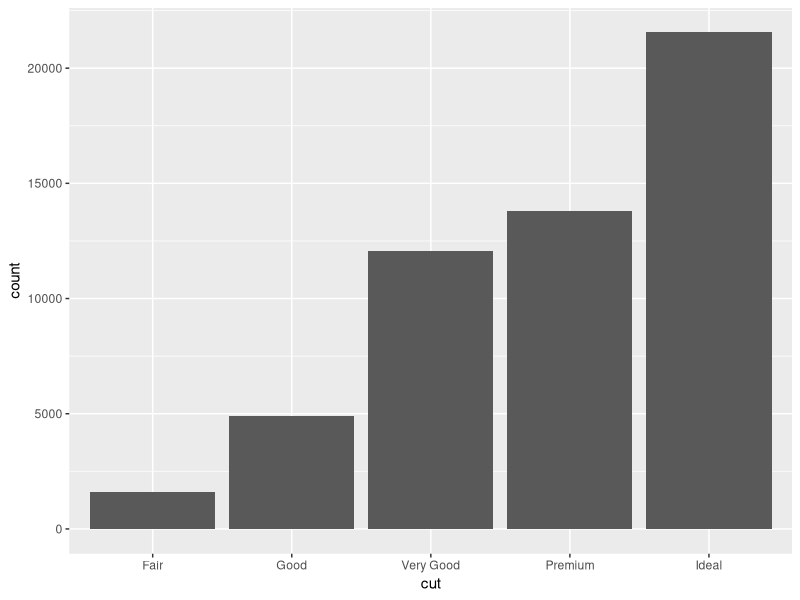
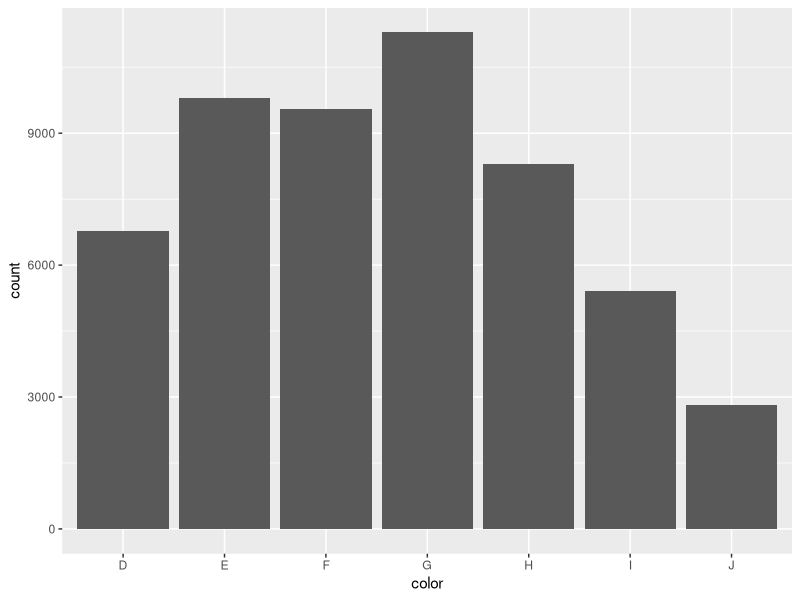
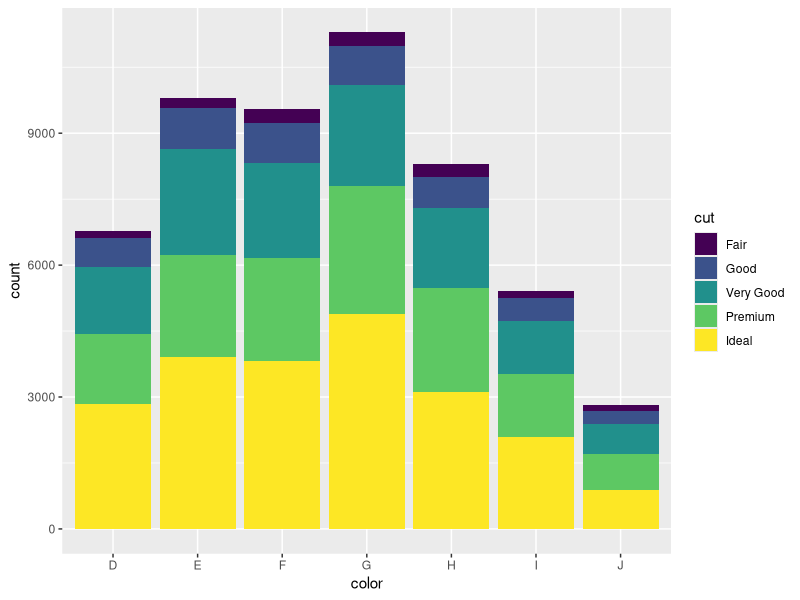
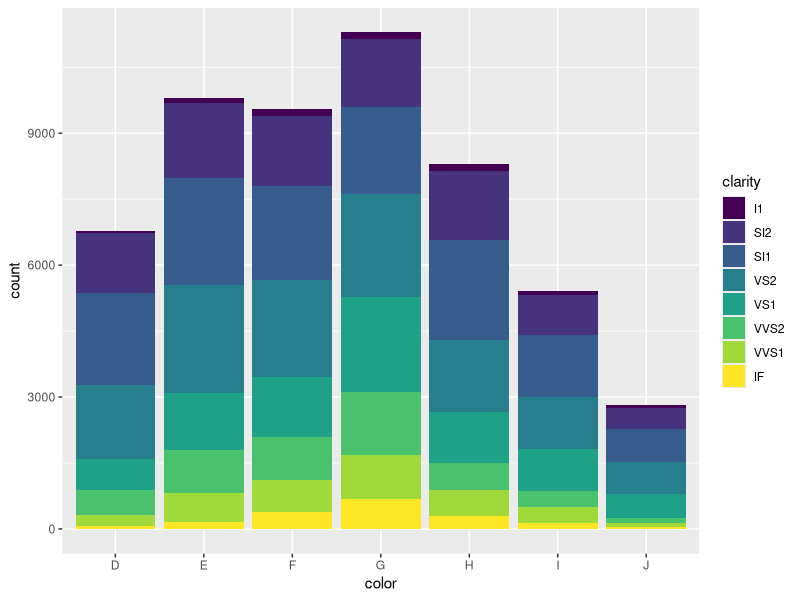
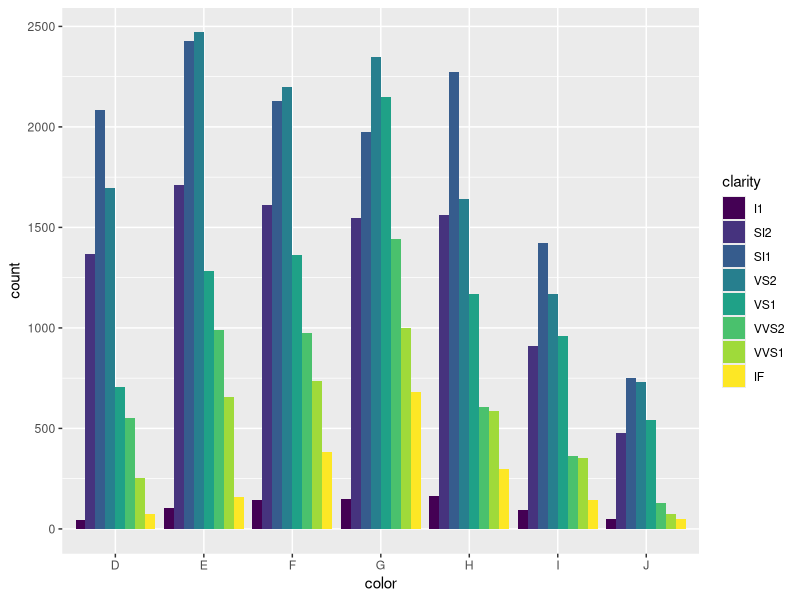
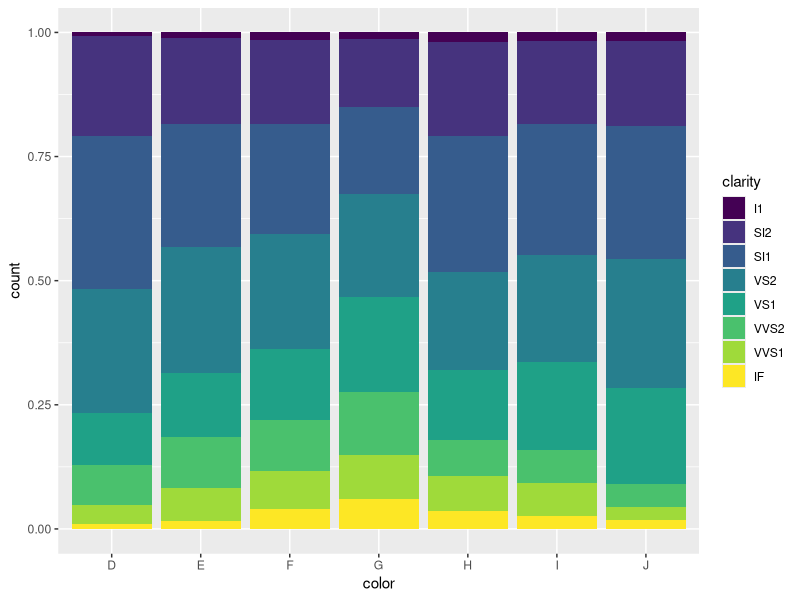
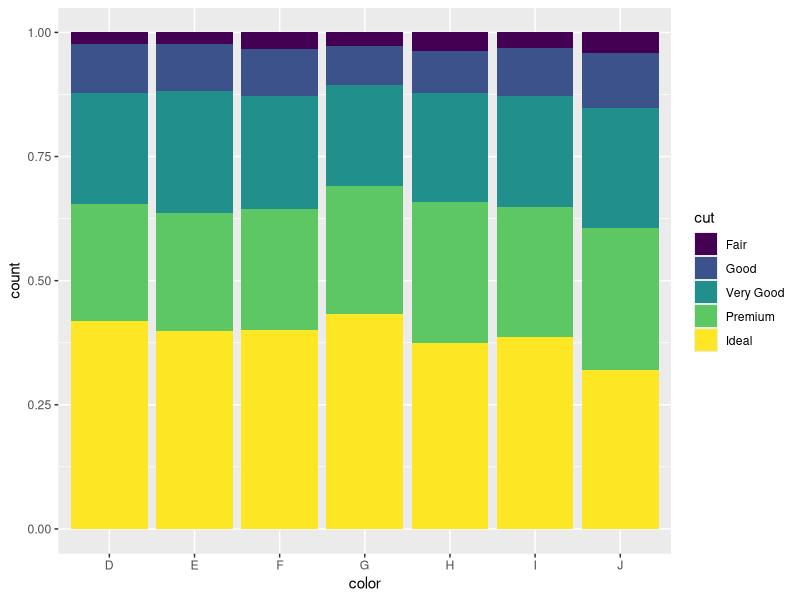
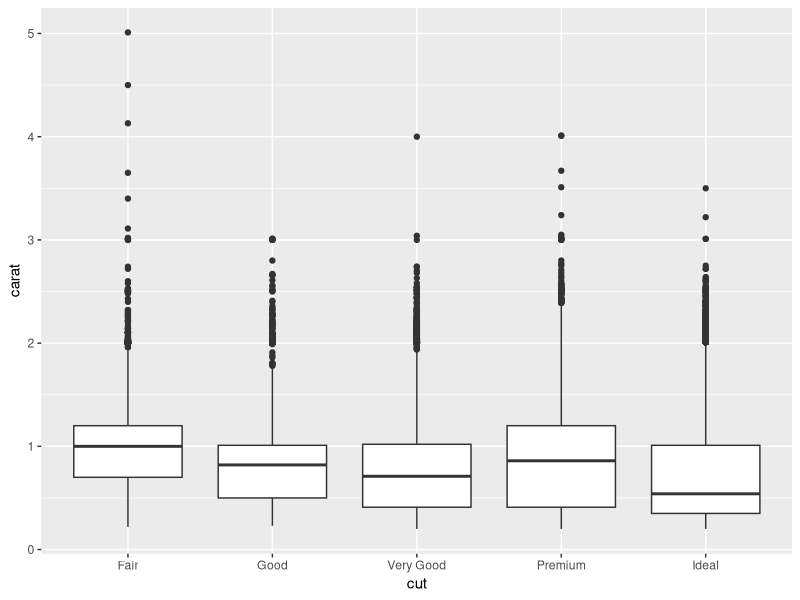

Source code (R) for these figures, in order:
library(ggplot2)
unique(diamonds$cut)
unique(diamonds$color)
unique(diamonds$clarity)

ggplot(diamonds,aes(x=cut)) +
  geom_bar()

ggplot(diamonds,aes(x=color)) +
  geom_bar()

ggplot(diamonds,aes(x=color,fill=cut)) +
  geom_bar()

ggplot(diamonds,aes(x=color,fill=clarity)) +
  geom_bar()

ggplot(diamonds,aes(x=color,fill=clarity)) +
  geom_bar(position="dodge")

ggplot(diamonds,aes(x=color,fill=clarity)) +
  geom_bar(position="fill")

ggplot(diamonds,aes(x=color,fill=cut)) +
  geom_bar(position="fill")

ggplot(diamonds,aes(x=cut,y=carat)) + geom_boxplot()

ggplot(diamonds,aes(x=cut,y=carat,colour=color)) + geom_boxplot()





